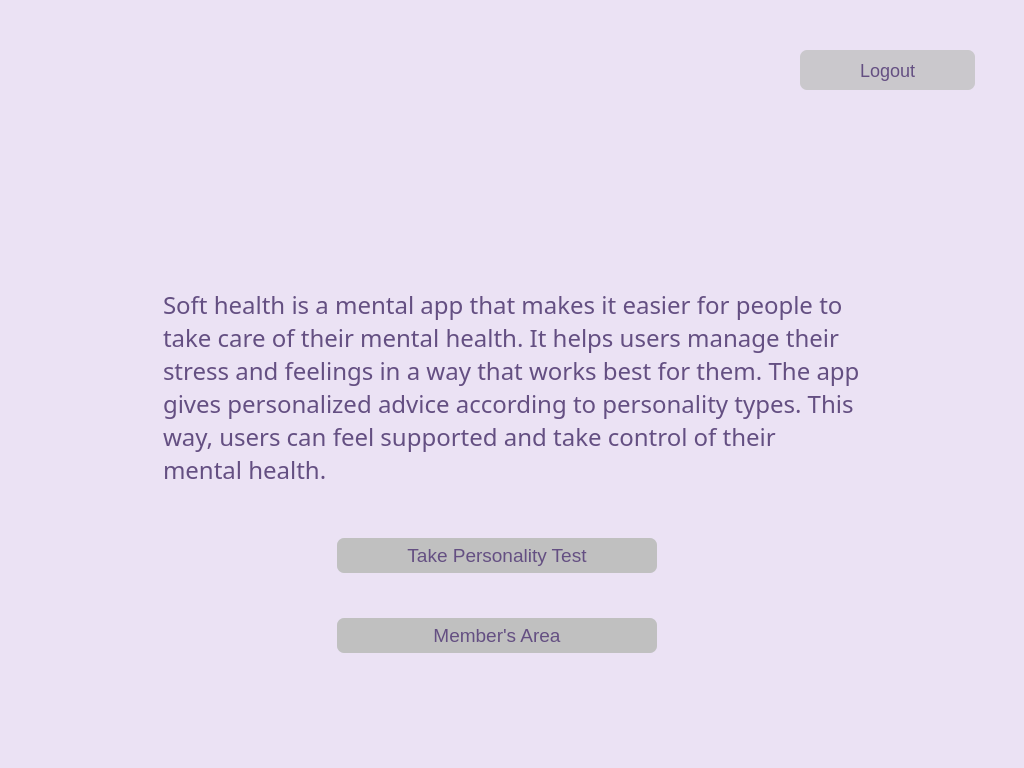
<?xml version="1.0" encoding="UTF-8"?>
<ui version="4.0">
 <class>Form</class>
 <widget class="QWidget" name="Form">
  <property name="geometry">
   <rect>
    <x>0</x>
    <y>0</y>
    <width>1024</width>
    <height>768</height>
   </rect>
  </property>
  <property name="windowTitle">
   <string>Form</string>
  </property>
  <property name="styleSheet">
   <string notr="true">background-color:rgb(235, 226, 244);
border-radius: 9px;</string>
  </property>
  <widget class="QPushButton" name="b5">
   <property name="geometry">
    <rect>
     <x>337</x>
     <y>538</y>
     <width>320</width>
     <height>35</height>
    </rect>
   </property>
   <property name="font">
    <font>
     <pointsize>1</pointsize>
    </font>
   </property>
   <property name="styleSheet">
    <string notr="true">QPushButton#b5{
background-color:rgb(192, 192, 192);

color: rgb(100, 79, 130);
font-size: 19px;
border-radius : 7px;

}
QPushButton#b5: pressed {
background-color: rgb(117, 71, 255);
}</string>
   </property>
   <property name="text">
    <string>Take Personality Test</string>
   </property>
  </widget>
  <widget class="QPushButton" name="b9">
   <property name="geometry">
    <rect>
     <x>337</x>
     <y>618</y>
     <width>320</width>
     <height>35</height>
    </rect>
   </property>
   <property name="font">
    <font>
     <pointsize>1</pointsize>
    </font>
   </property>
   <property name="styleSheet">
    <string notr="true">QPushButton#b9{
background-color:rgb(192, 192, 192);

color: rgb(100, 79, 130);
font-size: 19px;
border-radius : 7px;


}
QPushButton#b9: pressed {
background-color: rgb(117, 71, 255);
}</string>
   </property>
   <property name="text">
    <string>Member's Area</string>
   </property>
  </widget>
  <widget class="QPushButton" name="b5_2">
   <property name="geometry">
    <rect>
     <x>800</x>
     <y>50</y>
     <width>175</width>
     <height>40</height>
    </rect>
   </property>
   <property name="font">
    <font>
     <pointsize>1</pointsize>
    </font>
   </property>
   <property name="styleSheet">
    <string notr="true">QPushButton#b5_2{
background-color:rgba(192, 192, 192,200);

color: rgb(100, 79, 130);

font-size: 18px;
border-radius : 7px;

}
QPushButton#b5_2: pressed {
background-color: rgb(117, 71, 255);
}
</string>
   </property>
   <property name="text">
    <string>Logout</string>
   </property>
  </widget>
  <widget class="QLabel" name="label_2">
   <property name="geometry">
    <rect>
     <x>163</x>
     <y>283</y>
     <width>698</width>
     <height>208</height>
    </rect>
   </property>
   <property name="styleSheet">
    <string notr="true">background-color:rgba(192, 192, 192,0);
font-size: 24px;
font-family:Sura;

color: rgb(100, 79, 130);

font-weight:400;</string>
   </property>
   <property name="text">
    <string>Soft health is a mental app that makes it easier for people to take care of their mental health. It helps users manage their stress and feelings in a way that works best for them. The app gives personalized advice according to personality types. This way, users can feel supported and take control of their mental health.</string>
   </property>
   <property name="wordWrap">
    <bool>true</bool>
   </property>
  </widget>
  <widget class="QLabel" name="label">
   <property name="geometry">
    <rect>
     <x>400</x>
     <y>70</y>
     <width>191</width>
     <height>181</height>
    </rect>
   </property>
   <property name="styleSheet">
    <string notr="true">background-image:url(logo_200x200.png);</string>
   </property>
   <property name="text">
    <string/>
   </property>
   <property name="alignment">
    <set>Qt::AlignCenter</set>
   </property>
  </widget>
 </widget>
 <resources/>
 <connections/>
</ui>
